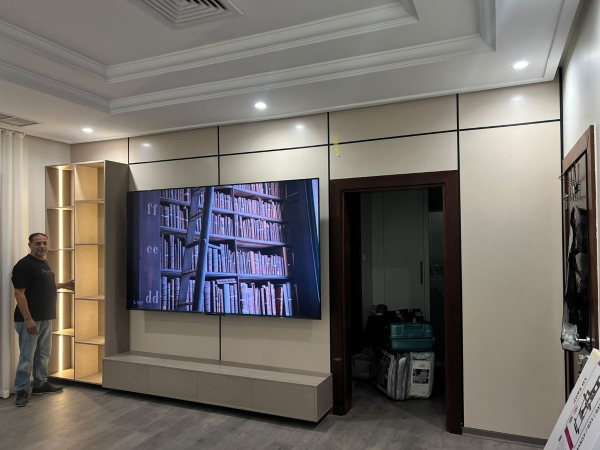
#> input picture 1000082273.jpg, 1200 x 900 px (shown at 1/2 size)
$ python local_protected_audit_v17.py --video ../1000082259.jpg --reference ../1000082273.jpg --output out.png
#> lines starting #> are read from the running program, lines starting #| are printed output that depends on the picture
"""Almusaileem V1.7 offline protected-region audit. Requires cv2 and numpy."""
import argparse, json
from pathlib import Path
import cv2
import numpy as np
def inspect(video, reference, output, protected_top=0.31, sample_step=1):
#> called with video = '../1000082259.jpg', reference = '../1000082273.jpg', output = 'out.png', protected_top = 0.31, sample_step = 1
    if not 0 <= protected_top < 1 or sample_step < 1: raise ValueError("Invalid parameters")
    cap=cv2.VideoCapture(str(video))
    if not cap.isOpened(): raise ValueError("Cannot open video")
    fps=cap.get(cv2.CAP_PROP_FPS)
    if fps<=0: raise ValueError("Invalid FPS")
    original=cv2.imread(str(reference))
#> original is the input picture: shape (900, 1200, 3); mean B, G, R 105, 109.9, 114.8
    if original is None: raise ValueError("Cannot open reference")
    n=0; first=None; samples=[]
    while True:
        ok,frame=cap.read()
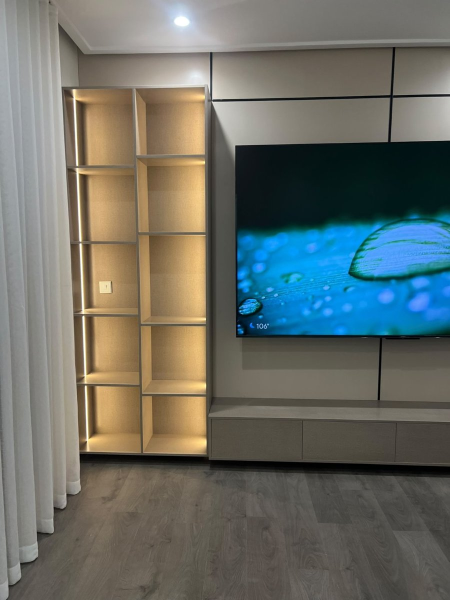
#> input picture 1000082259.jpg, 900 x 1200 px (shown at 1/2 size)
#> frame is the input picture: shape (1200, 900, 3); mean B, G, R 103.9, 110, 106.2
        if not ok: break
        if first is None: first=frame.copy()
        if n%sample_step==0:
            y=int(frame.shape[0]*protected_top)
#> y = 372
            a=cv2.cvtColor(first[y:],cv2.COLOR_BGR2GRAY)
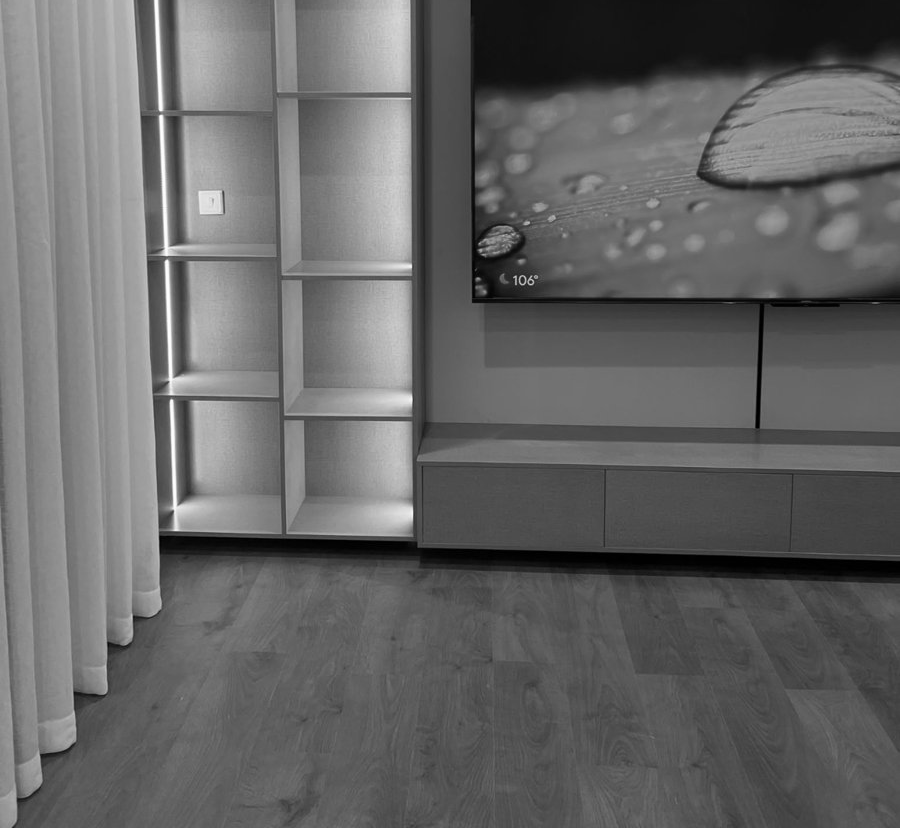
#> a: shape (828, 900); min 0, max 254, mean 102.1
            b=cv2.cvtColor(frame[y:],cv2.COLOR_BGR2GRAY)
            edges_a=cv2.Canny(a,70,150);edges_b=cv2.Canny(b,70,150)
#> after `edges_a = cv2.Canny(a, 70, 150)`:
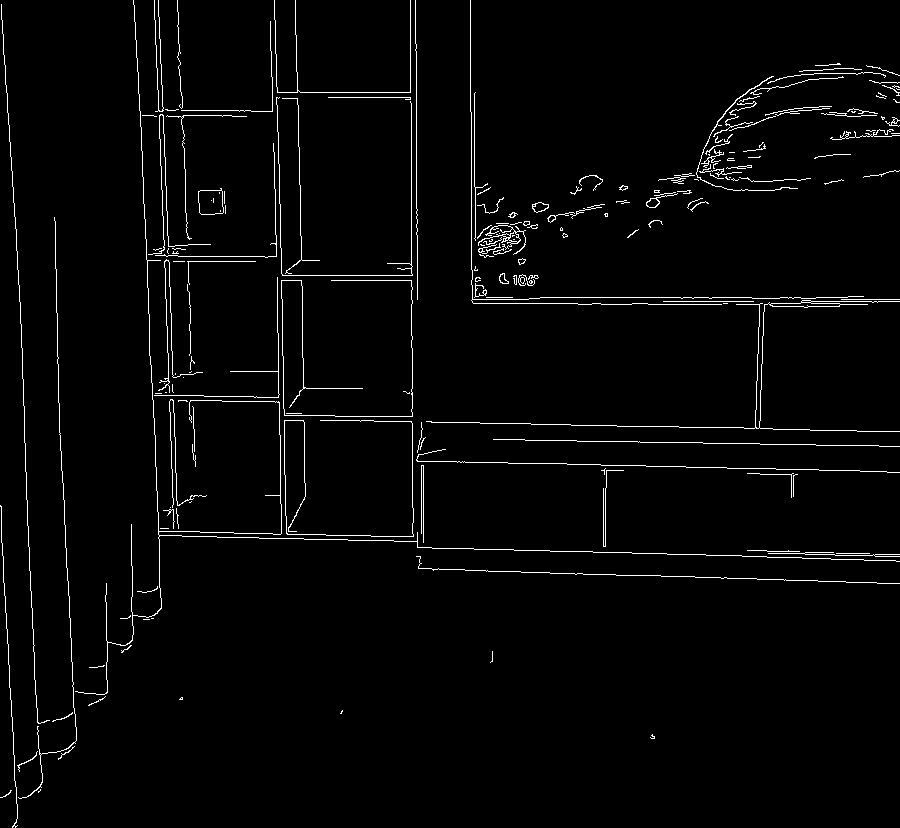
#> edges_a: shape (828, 900); 2.4% white in thin lines or dots
            samples.append({"frame":n,"time_s":round(n/fps,3),"changed_pixels_pct":round(float(np.mean(cv2.absdiff(a,b)>25)*100),3),"edge_disagreement_pct":round(float(np.mean(edges_a!=edges_b)*100),3)})
        n+=1
    cap.release()
    if n==0: raise ValueError("Empty video")
    h,w=first.shape[:2];y=int(h*protected_top)
    resized=cv2.resize(original,(w,h),interpolation=cv2.INTER_AREA)
    src=cv2.Canny(cv2.cvtColor(resized[y:],cv2.COLOR_BGR2GRAY),70,150)
    dst=cv2.Canny(cv2.cvtColor(first[y:],cv2.COLOR_BGR2GRAY),70,150)
    report={"status":"REVIEW","version":"1.7","decoded_frames":n,"fps":fps,"duration_estimate_s":round(n/fps,3),"video_size":[w,h],"reference_size":[original.shape[1],original.shape[0]],"protected_top_fraction":protected_top,"reference_to_first_edge_disagreement_pct":round(float(np.mean(src!=dst)*100),3),"max_temporal_edge_disagreement_pct":max(x["edge_disagreement_pct"] for x in samples),"max_temporal_pixel_change_pct":max(x["changed_pixels_pct"] for x in samples),"samples":samples[::max(1,len(samples)//12)],"limitations":"Not OCR or Quranic text verification; human review required."}
    Path(output).parent.mkdir(parents=True,exist_ok=True)
    Path(output).write_text(json.dumps(report,ensure_ascii=False,indent=2),encoding="utf-8")
    return report
if __name__=="__main__":
    p=argparse.ArgumentParser()
    p.add_argument("--video",required=True);p.add_argument("--reference",required=True);p.add_argument("--output",required=True);p.add_argument("--protected-top",type=float,default=.31);p.add_argument("--sample-step",type=int,default=1)
    a=p.parse_args()
    print(json.dumps(inspect(a.video,a.reference,a.output,a.protected_top,a.sample_step),ensure_ascii=False,indent=2))
